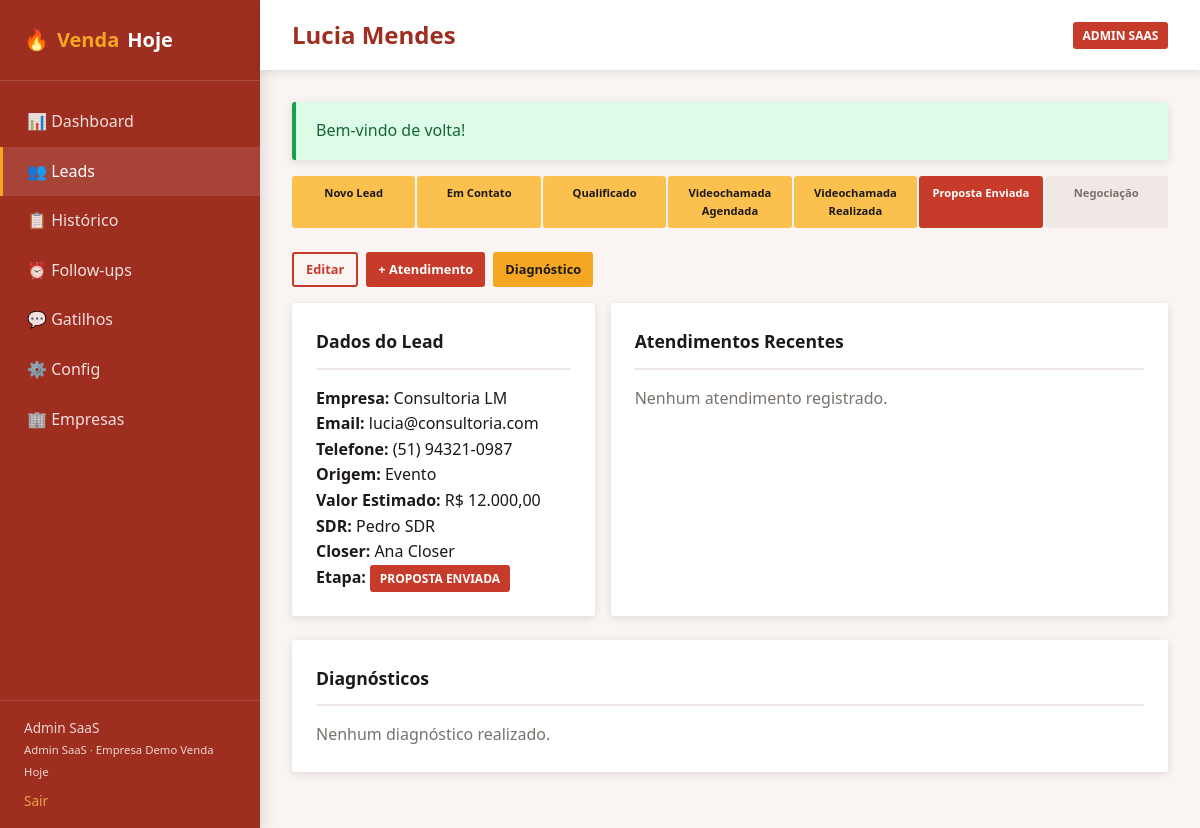
Screenshot of /venda_hoje/public/leads/5 (signed in) with the database file from the repository.
### tables this page shows
CREATE TABLE IF NOT EXISTS leads (
    id INT UNSIGNED AUTO_INCREMENT PRIMARY KEY,
    empresa_id INT UNSIGNED NOT NULL,
    nome VARCHAR(200) NOT NULL,
    email VARCHAR(150) DEFAULT NULL,
    telefone VARCHAR(20) DEFAULT NULL,
    empresa_nome VARCHAR(200) DEFAULT NULL,
    origem VARCHAR(100) DEFAULT NULL,
    etapa_funil ENUM(
        'novo_lead','em_contato','qualificado','videochamada_agendada',
        'videochamada_realizada','proposta_enviada','negociacao','fechado','perdido'
    ) NOT NULL DEFAULT 'novo_lead',
    sdr_id INT UNSIGNED DEFAULT NULL,
    closer_id INT UNSIGNED DEFAULT NULL,
    valor_estimado DECIMAL(12,2) DEFAULT NULL,
    observacoes TEXT,
    created_at TIMESTAMP DEFAULT CURRENT_TIMESTAMP,
    updated_at TIMESTAMP DEFAULT CURRENT_TIMESTAMP ON UPDATE CURRENT_TIMESTAMP,
    FOREIGN KEY (empresa_id) REFERENCES empresas(id) ON DELETE CASCADE,
    FOREIGN KEY (sdr_id) REFERENCES usuarios(id) ON DELETE SET NULL,
    FOREIGN KEY (closer_id) REFERENCES usuarios(id) ON DELETE SET NULL,
    INDEX idx_leads_etapa (etapa_funil),
    INDEX idx_leads_empresa (empresa_id)
);

CREATE TABLE IF NOT EXISTS usuarios (
    id INT UNSIGNED AUTO_INCREMENT PRIMARY KEY,
    empresa_id INT UNSIGNED NOT NULL,
    nome VARCHAR(150) NOT NULL,
    email VARCHAR(150) NOT NULL,
    senha VARCHAR(255) NOT NULL,
    perfil ENUM('sdr','closer','gestor','admin_saas') NOT NULL DEFAULT 'sdr',
    ativo TINYINT(1) NOT NULL DEFAULT 1,
    created_at TIMESTAMP DEFAULT CURRENT_TIMESTAMP,
    updated_at TIMESTAMP DEFAULT CURRENT_TIMESTAMP ON UPDATE CURRENT_TIMESTAMP,
    UNIQUE KEY uk_usuario_email_empresa (email, empresa_id),
    FOREIGN KEY (empresa_id) REFERENCES empresas(id) ON DELETE CASCADE
);

### app/Core/Controller.php (called while the page is built, shortened)
<?php
abstract class Controller
{
    protected function view(string $view, array $data = [], ?string $layout = 'main'): void
    {
        View::render($view, $data, $layout);
    }
}

### app/Controllers/LeadController.php (called while the page is built, shortened)
<?php
class LeadController extends Controller
{
    private Lead $leadModel;
    public function __construct()
    {
        $this->leadModel = new Lead();
    }
    public function show(int $id): void
    {
        $user = Auth::user();
        $lead = $this->leadModel->findWithDetails($id, (int) $user['empresa_id']);
        $this->view('pages/leads/show', [
            'title' => $lead['nome'],
            'lead' => $lead,
        ]);
    }
}

### public/index.php (called while the page is built, shortened)
<?php
$sessionConfig = require BASE_PATH . '/config/auth.php';
$router = new App\Core\Router();
$uri = $_SERVER['REQUEST_URI'] ?? '/';
$method = $_SERVER['REQUEST_METHOD'] ?? 'GET';
$router->dispatch($uri, $method);

### app/Helpers/functions.php (called while the page is built, shortened)
<?php
if (!function_exists('env')) {
    function env(string $key, mixed $default = null): mixed
    {
        $value = $_ENV[$key] ?? $_SERVER[$key] ?? null;
        return match (strtolower((string) $value)) {
            'true', '(true)' => true,
            'false', '(false)' => false,
            'empty', '(empty)' => '',
            'null', '(null)' => null,
            default => $value,
        };
    }
}
if (!function_exists('config')) {
    function config(string $key, mixed $default = null): mixed
    {
        static $configs = [];
        [$file, $item] = array_pad(explode('.', $key, 2), 2, null);
        if (!isset($configs[$file])) {
            $path = BASE_PATH . "/config/{$file}.php";
            $configs[$file] = file_exists($path) ? require $path : [];
        }
        return $configs[$file][$item] ?? $default;
    }
}
if (!function_exists('url')) {
    function url(string $path = ''): string
    {
        $base = rtrim(config('app.url'), '/');
        $path = $path === '' ? '' : '/' . ltrim($path, '/');
        return $base . $path;
    }
}
if (!function_exists('e')) {
    function e(?string $value): string
    {
        return htmlspecialchars($value ?? '', ENT_QUOTES, 'UTF-8');
    }
}
if (!function_exists('funilLabel')) {
    function funilLabel(string $etapa): string
    {
        return config('app.funil_labels')[$etapa] ?? $etapa;
    }
}

### config/app.php (called while the page is built, shortened)
<?php
return [
    'name' => env('APP_NAME', 'Venda Hoje CRM'),
    'env' => env('APP_ENV', 'local'),
    'debug' => env('APP_DEBUG', true),
    'url' => rtrim(env('APP_URL', 'http://localhost'), '/'),
    'key' => env('APP_KEY', ''),
    'timezone' => 'America/Sao_Paulo',
    'funil_etapas' => [
        'novo_lead',
        'em_contato',
        'qualificado',
        'videochamada_agendada',
        'videochamada_realizada',
        'proposta_enviada',
        'negociacao',
        'fechado',
        'perdido',
    ],
    'funil_labels' => [
        'novo_lead' => 'Novo Lead',
        'em_contato' => 'Em Contato',
        'qualificado' => 'Qualificado',
        'videochamada_agendada' => 'Videochamada Agendada',
        'videochamada_realizada' => 'Videochamada Realizada',
        'proposta_enviada' => 'Proposta Enviada',
        'negociacao' => 'Negociação',
        'fechado' => 'Fechado',
        'perdido' => 'Perdido',
    ],
    'canais_atendimento' => ['telefone', 'whatsapp', 'email', 'videochamada', 'presencial', 'outro'],
    'perfis' => ['sdr', 'closer', 'gestor', 'admin_saas'],
    'perfil_labels' => [
        'sdr' => 'SDR',
        'closer' => 'Closer',
        'gestor' => 'Gestor',
        'admin_saas' => 'Admin SaaS',
    ],
];

### app/Core/Model.php (called while the page is built, shortened)
<?php
abstract class Model
{
    protected PDO $db;
    public function __construct()
    {
        $this->db = Database::getInstance();
    }
    protected function queryOne(string $sql, array $params = []): ?array
    {
        $stmt = $this->db->prepare($sql);
        $stmt->execute($params);
        $result = $stmt->fetch();
        return $result ?: null;
    }
}

### config/database.php (called while the page is built, shortened)
<?php
return [
    'host' => env('DB_HOST', '127.0.0.1'),
    'port' => env('DB_PORT', '3306'),
    'database' => env('DB_DATABASE', 'venda_hoje'),
    'username' => env('DB_USERNAME', 'root'),
    'password' => env('DB_PASSWORD', ''),
];

### app/Core/Database.php (called while the page is built, shortened)
<?php
class Database
{
    private static ?PDO $instance = null;
    public static function getInstance(): PDO
    {
        if (self::$instance === null) {
            $config = require BASE_PATH . '/config/database.php';
            $dsn = sprintf(
                'mysql:host=%s;port=%s;dbname=%s;charset=utf8mb4',
                $config['host'],
                $config['port'],
                $config['database']
            );
            try {
                self::$instance = new PDO($dsn, $config['username'], $config['password'], [
                    PDO::ATTR_ERRMODE => PDO::ERRMODE_EXCEPTION,
                    PDO::ATTR_DEFAULT_FETCH_MODE => PDO::FETCH_ASSOC,
                    PDO::ATTR_EMULATE_PREPARES => false,
                ]);
            } catch (PDOException $e) {
                throw new PDOException('Erro de conexão com o banco: ' . $e->getMessage());
            }
        }
        return self::$instance;
    }
}

### app/Models/Lead.php (called while the page is built, shortened)
<?php
class Lead extends Model
{
    public function findWithDetails(int $id, int $empresaId): ?array
    {
        return $this->queryOne(
            "SELECT l.*, sdr.nome AS sdr_nome, closer.nome AS closer_nome
             FROM leads l
             LEFT JOIN usuarios sdr ON sdr.id = l.sdr_id
             LEFT JOIN usuarios closer ON closer.id = l.closer_id
             WHERE l.id = ? AND l.empresa_id = ?",
            [$id, $empresaId]
        );
    }
}

### app/Core/Auth.php (called while the page is built, shortened)
<?php
class Auth
{
    public static function user(): ?array
    {
        return $_SESSION[self::SESSION_USER_KEY] ?? null;
    }
}

### app/Views/pages/leads/show.php (the view, shortened to what this page needs)
<?php
$etapas = config('app.funil_etapas');
$etapaAtual = array_search($lead['etapa_funil'], $etapas);
?>
<div class="funil-bar">
    <?php foreach ($etapas as $i => $etapa): ?>
        <?php if (in_array($etapa, ['fechado', 'perdido']) && $i > 6) continue; ?>
        <div class="funil-step <?= $etapa === $lead['etapa_funil'] ? 'active' : ($i < $etapaAtual ? 'done' : '') ?>">
            <?= funilLabel($etapa) ?>
        </div>
    <?php endforeach; ?>
</div>
<div class="flex justify-between items-center mb-2 flex-wrap gap-1">
    <div class="flex gap-1 flex-wrap">
        <a href="<?= url('/leads/' . $lead['id'] . '/editar') ?>" class="btn btn-outline btn-sm">Editar</a>
        <a href="<?= url('/leads/' . $lead['id'] . '/atendimento') ?>" class="btn btn-primary btn-sm">+ Atendimento</a>
        <?php if (in_array($user['perfil'], ['closer', 'gestor', 'admin_saas'])): ?>
        <a href="<?= url('/leads/' . $lead['id'] . '/diagnostico') ?>" class="btn btn-secondary btn-sm">Diagnóstico</a>
        <?php endif; ?>
    </div>
</div>
<div class="flex gap-2 flex-wrap">
    <div class="card" style="flex: 1; min-width: 300px;">
        <div class="card-header"><span class="card-title">Dados do Lead</span></div>
        <p><strong>Empresa:</strong> <?= e($lead['empresa_nome'] ?? '-') ?></p>
        <p><strong>Email:</strong> <?= e($lead['email'] ?? '-') ?></p>
        <p><strong>Telefone:</strong> <?= e($lead['telefone'] ?? '-') ?></p>
        <p><strong>Origem:</strong> <?= e($lead['origem'] ?? '-') ?></p>
        <p><strong>Valor Estimado:</strong> <?= $lead['valor_estimado'] ? 'R$ ' . number_format((float)$lead['valor_estimado'], 2, ',', '.') : '-' ?></p>
        <p><strong>SDR:</strong> <?= e($lead['sdr_nome'] ?? '-') ?></p>
        <p><strong>Closer:</strong> <?= e($lead['closer_nome'] ?? '-') ?></p>
        <p><strong>Etapa:</strong> <span class="badge badge-primary"><?= funilLabel($lead['etapa_funil']) ?></span></p>
    </div>
    <div class="card" style="flex: 2; min-width: 300px;">
        <div class="card-header"><span class="card-title">Atendimentos Recentes</span></div>
        <?php
        $atendimentoModel = new \App\Models\Atendimento();
        $atendimentos = $atendimentoModel->getByLead((int)$lead['id']);
        ?>
        <?php if (empty($atendimentos)): ?>
            <p class="text-muted">Nenhum atendimento registrado.</p>
        <?php endif; ?>
    </div>
</div>
<div class="card">
    <div class="card-header"><span class="card-title">Diagnósticos</span></div>
    <?php
    $diagModel = new \App\Models\Diagnostico();
    $diagnosticos = $diagModel->getByLead((int)$lead['id']);
    ?>
    <?php if (empty($diagnosticos)): ?>
        <p class="text-muted">Nenhum diagnóstico realizado.</p>
    <?php endif; ?>
</div>

### app/Core/Router.php (shortened to what this page needs)
<?php
class Router
{
    private array $routes = [];
    private function addRoute(string $method, string $path, array $handler, array $middleware): void
    {
        $this->routes[] = [
            'method' => $method,
            'path' => $path,
            'handler' => $handler,
            'middleware' => $middleware,
        ];
    }
    public function dispatch(string $uri, string $method): void
    {
        $uri = parse_url($uri, PHP_URL_PATH) ?: '/';
        $basePath = parse_url(config('app.url'), PHP_URL_PATH) ?: '';
        if ($basePath && str_starts_with($uri, $basePath)) {
            $uri = substr($uri, strlen($basePath)) ?: '/';
        }
        $uri = rtrim($uri, '/') ?: '/';
        foreach ($this->routes as $route) {
            $params = $this->match($route['path'], $uri);
            if ($params !== false && $route['method'] === $method) {
                [$controllerClass, $action] = $route['handler'];
                $controller = new $controllerClass();
                call_user_func_array([$controller, $action], $params);
                return;
            }
        }
    }
    private function match(string $routePath, string $uri): array|false
    {
        $pattern = preg_replace('/\{([a-zA-Z_]+)\}/', '([^/]+)', $routePath);
        $pattern = '#^' . $pattern . '$#';
        if (!preg_match($pattern, $uri, $matches)) {
            return false;
        }
        array_shift($matches);
        return $matches;
    }
}

### public/assets/css/app.css (style rules this page uses)
:root { --primary: #c73b2b; --primary-light: #e05545; --primary-dark: #9e2e20; --secondary: #f5a623; --secondary-light: #fbc04d; --secondary-dark: #d48e1a; --bg: #faf5f3; --bg-dark: #f0e8e4; --surface: #ffffff; --text: #1c1917; --text-muted: #78716c; --border: #e7e0dc; --success: #16a34a; --danger: #dc2626; --warning: #f59e0b; --info: #2563eb; --radius: 3px; --shadow: 0 2px 8px rgba(28, 25, 23, 0.12); --shadow-lg: 0 4px 16px rgba(28, 25, 23, 0.18); }
*, *::before, *::after { box-sizing: border-box; margin: 0; padding: 0; }
body { font-family: 'Segoe UI', system-ui, -apple-system, sans-serif; background: var(--bg); color: var(--text); line-height: 1.6; min-height: 100vh; }
a { color: var(--primary); text-decoration: none; }
.card { background: var(--surface); border-radius: var(--radius); box-shadow: var(--shadow); padding: 1.5rem; margin-bottom: 1.5rem; }
.card-header { display: flex; justify-content: space-between; align-items: center; margin-bottom: 1rem; padding-bottom: 0.75rem; border-bottom: 2px solid var(--bg-dark); }
.card-title { font-size: 1.1rem; font-weight: 600; }
.btn { display: inline-flex; align-items: center; gap: 0.5rem; padding: 0.6rem 1.25rem; border: none; border-radius: var(--radius); font-size: 0.9rem; font-weight: 600; cursor: pointer; transition: all 0.15s; text-decoration: none; }
.btn-primary { background: var(--primary); color: #fff; }
.btn-secondary { background: var(--secondary); color: var(--text); }
.btn-outline { background: transparent; border: 2px solid var(--primary); color: var(--primary); }
.btn-sm { padding: 0.35rem 0.75rem; font-size: 0.8rem; }
.badge { display: inline-block; padding: 0.25rem 0.6rem; border-radius: var(--radius); font-size: 0.75rem; font-weight: 600; text-transform: uppercase; }
.badge-primary { background: var(--primary); color: #fff; }
.funil-bar { display: flex; gap: 2px; margin-bottom: 1.5rem; overflow-x: auto; }
.funil-step { flex: 1; min-width: 80px; text-align: center; padding: 0.5rem 0.25rem; background: var(--bg-dark); font-size: 0.7rem; font-weight: 600; color: var(--text-muted); border-radius: var(--radius); }
.funil-step.active { background: var(--primary); color: #fff; }
.funil-step.done { background: var(--secondary-light); color: var(--text); }
.text-muted { color: var(--text-muted); }
.mb-2 { margin-bottom: 1rem; }
.flex { display: flex; }
.gap-1 { gap: 0.5rem; }
.gap-2 { gap: 1rem; }
.items-center { align-items: center; }
.justify-between { justify-content: space-between; }
.flex-wrap { flex-wrap: wrap; }

### rows the page displays
leads: etapa_funil "Proposta Enviada", empresa_nome "Consultoria LM", email "lucia@consultoria.com", telefone "(51) 94321-0987", origem "Evento", valor_estimado "12.000,00", sdr.nome "Pedro SDR", closer.nome "Ana Closer", etapa_funil "PROPOSTA ENVIADA"

### other values shown
$message "Bem-vindo de volta!"
funilLabel($etapa) "Novo Lead"
funilLabel($etapa) "Em Contato"
funilLabel($etapa) "Qualificado"
funilLabel($etapa) "Videochamada Agendada"
funilLabel($etapa) "Videochamada Realizada"
funilLabel($etapa) "Negociação"
